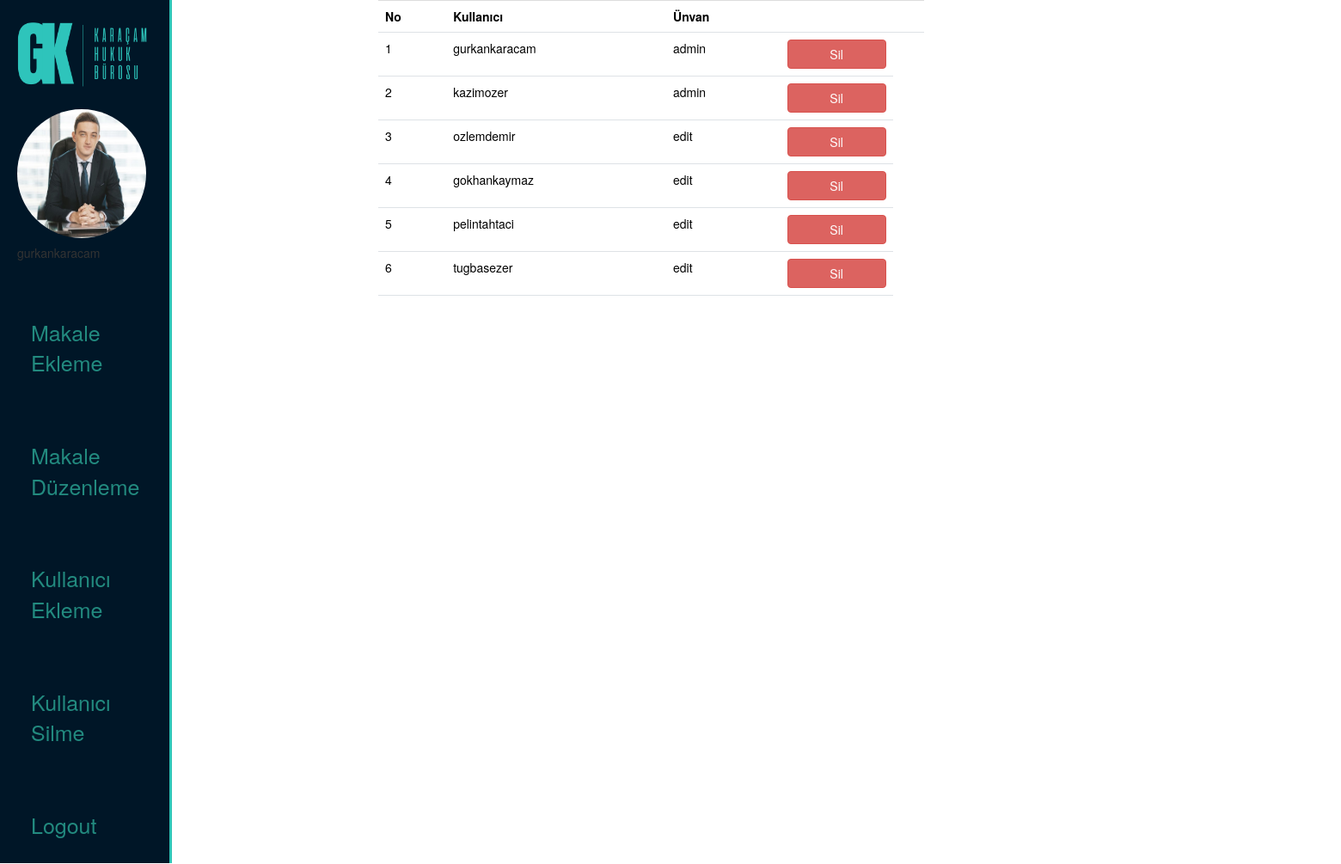
Page /admin/panel.php?option=4 (signed in) on the committed database.
### tables this page shows
CREATE TABLE `accounts` (
  `id` int(25) NOT NULL,
  `user_name` varchar(50) NOT NULL,
  `password` varchar(100) NOT NULL,
  `title` varchar(25) NOT NULL,
  `imgname` varchar(25) NOT NULL
);

### admin/userdelete.php (the view, shortened to what this page needs)
<?php
include("dbconnect.php");
?>
<!doctype html>
<html>
<head>
<link rel="stylesheet" href="https://maxcdn.bootstrapcdn.com/bootstrap/3.3.7/css/bootstrap.min.css">
</head>
<body>
<div class="container">
<div class="col-md-7">
<table class="table">
    <tr>
        <th>No</th>
        <th>Kullanıcı</th>
        <th>Ünvan</th>
        <th></th>
        <th></th>
    </tr>
<?php
$sorgu = $conn->query("SELECT * FROM accounts");
while ($sonuc = $sorgu->fetch_assoc()) {
$id = $sonuc['id'];
$name = $sonuc['user_name'];
$title = $sonuc['title'];
?>
    <tr>
        <td><?php echo $id;  ?></td>
        <td><?php echo $name; ?></td>
        <td><?php echo $title; ?></td>
        <td><a href="delete.php?id=<?php echo $id; ?>" class="btn btn-danger">Sil</a></td>
    </tr>
<?php
}
?>
</table>
</div>
</div>
</body>
</html>

### css/panel.css (style rules this page uses)
body { margin: 0 auto; padding: 0; }
* { box-sizing: border-box; }
.btn { background-color: dodgerblue; color: white; padding: 15px 20px; border: none; cursor: pointer; width: 100%; opacity: 0.9; }

### rows in the picture
accounts: id "1", user_name "gurkankaracam", title "admin"
accounts: id "2", user_name "kazimozer", title "admin"
accounts: id "3", user_name "ozlemdemir", title "edit"
accounts: id "4", user_name "gokhankaymaz", title "edit"
accounts: id "5", user_name "pelintahtaci", title "edit"
accounts: id "6", user_name "tugbasezer", title "edit"

### other values in the picture
$name "gurkankaracam"
